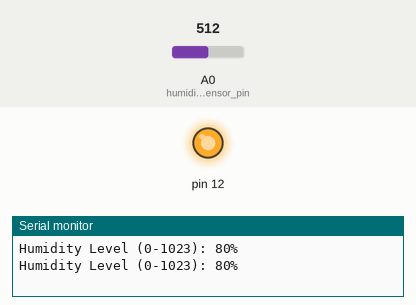
A sketch run on a simulated Arduino Uno, built with avr-gcc and run on an emulated ATmega328P. On the bench: output pins drawn as LEDs (lit = HIGH), the last lines printed to the serial monitor. The test bench sets the inputs (shaded band); at power-on: A0 (humidity_sensor_pin) = 512.

Above: at 10.8 s.
10.9 s: A0 (humidity_sensor_pin) set to 759
21.2 s: A0 (humidity_sensor_pin) set to 788
At 30.4 s:
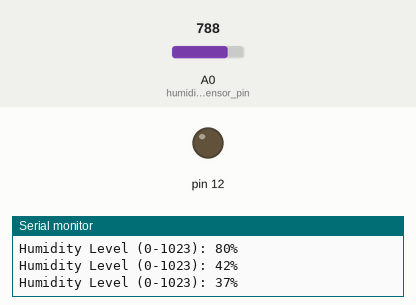
31.5 s: A0 (humidity_sensor_pin) set to 716
At 40.4 s:
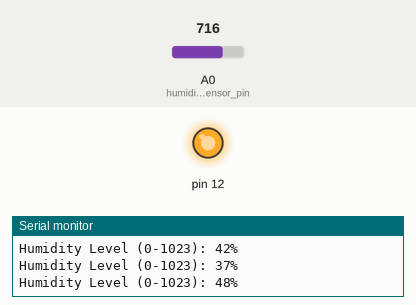
41.5 s: A0 (humidity_sensor_pin) set to 900
At 50.5 s:
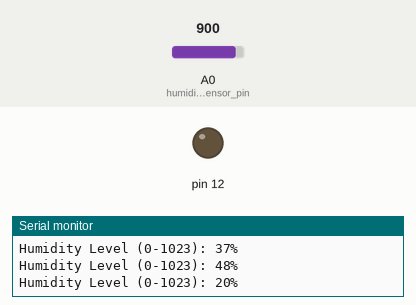
Timing chart, 0 to 52.0 s (numbered marks = the images above; inputs shaded):
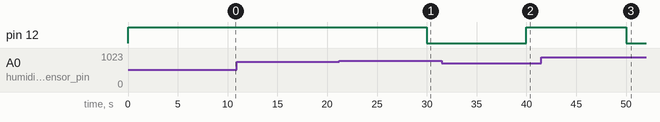

Measured:
- the behaviour switches between 772 and 773 on A0 (humidity_sensor_pin) (found by bisection; images 0 and 1)
- after the input at 21.2 s, pin 12: HIGH → LOW after 8.8 s
- after the input at 31.5 s, pin 12: LOW → HIGH after 8.5 s
- after the input at 41.5 s, pin 12: HIGH → LOW after 8.5 s

The sketch:

Arduino_Micro_YL-69_YL-38.ino
```cpp
byte humidity_sensor_pin = A0;
byte output_alarm = 12;

void setup() {
  pinMode(12, OUTPUT);
  Serial.begin(9600);
}

int read_humidity_sensor() {
  int value = analogRead(humidity_sensor_pin);
  return value;
}

void loop() {
  int minValue = 383;
  int maxValue = 1022;
  int val = read_humidity_sensor();

  if (val <= minValue) {
    val = minValue;
  }

  if (val >= 1022) {
    val = 1022;
  }

  int res = map(val, 383, 1022, 100, 0);

  if (res >= 40)
  {
    digitalWrite(12, HIGH);       // Not necesary esp:pullup resistor??
  }
  else
  {
    digitalWrite(12, LOW); //feed the plants!!!
  }

  Serial.print("Humidity Level (0-1023): ");
  Serial.print(res);
  Serial.println("%");

  delay(10000);
}
```
